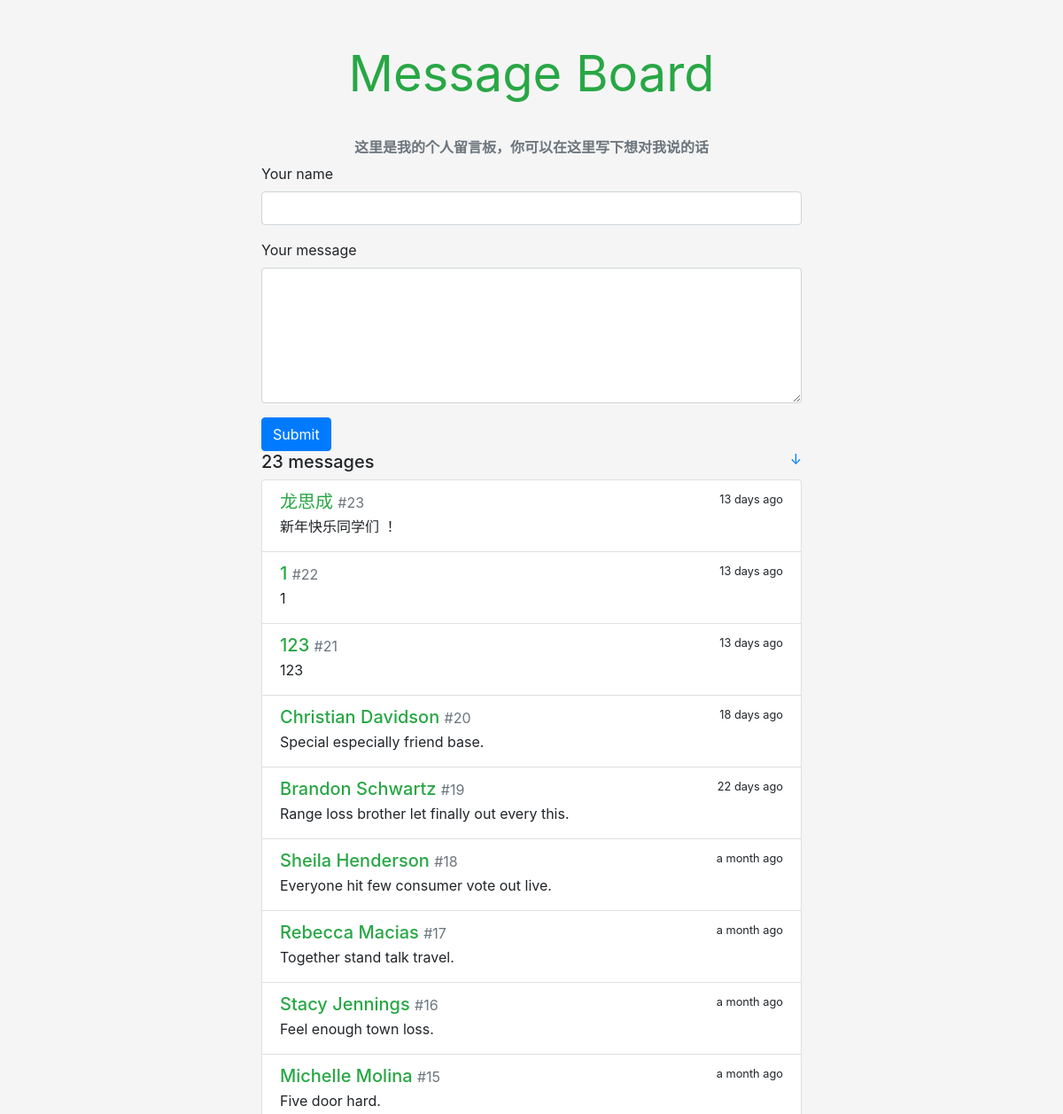
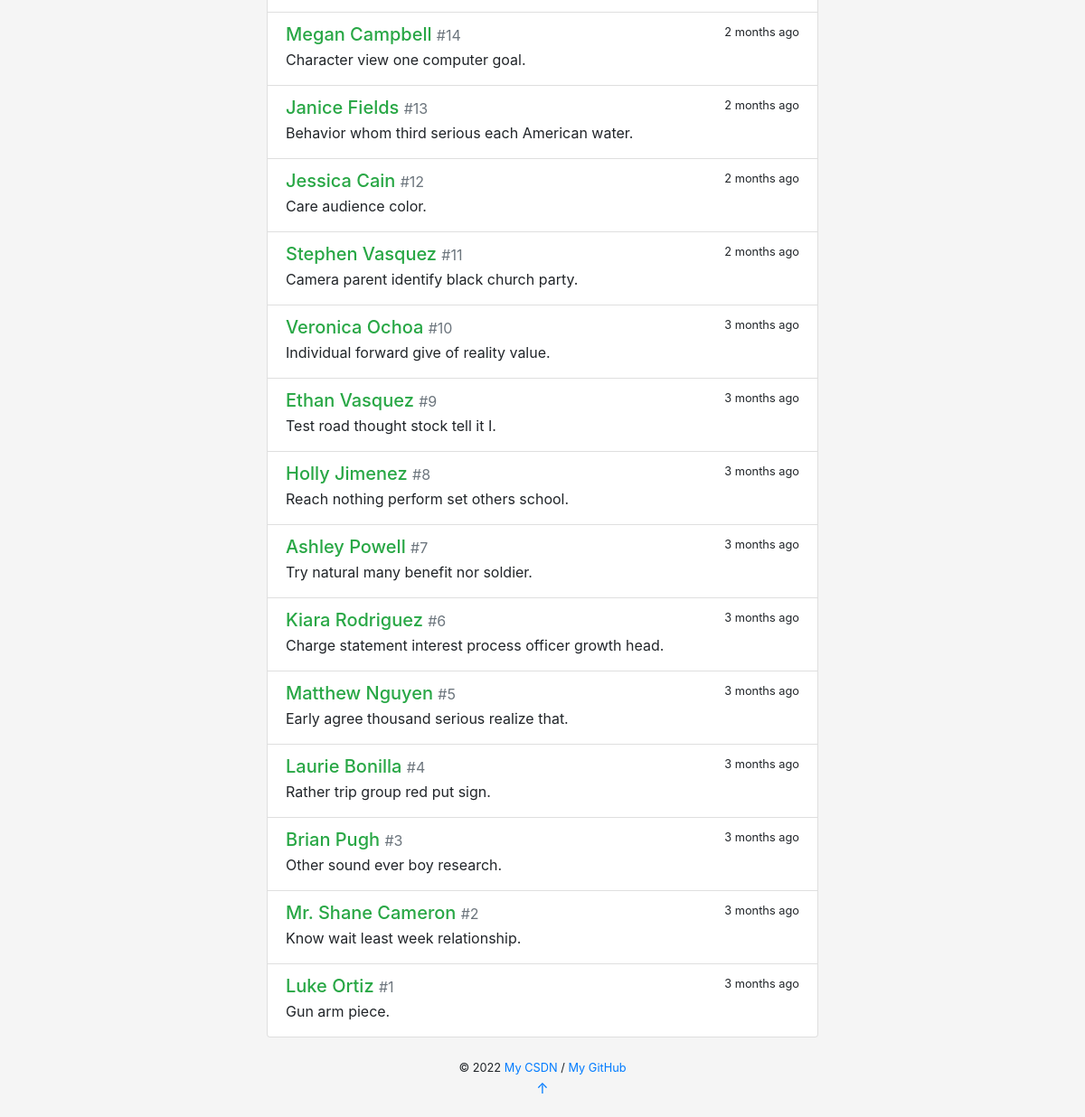
The page / on the database its author committed (2 pictures, top to bottom).
### messageboard/models.py (models this page shows)
class Message(db.Model):
    id = db.Column(db.Integer, primary_key=True)
    body = db.Column(db.String(200))
    name = db.Column(db.String(20))
    timestamp = db.Column(db.DateTime, default=datetime.utcnow, index=True)

### messageboard/views.py (the view, shortened to what this page needs)
@app.route('/', methods=['GET','POST'])
def index():
    form = HelloForm()
    messages = Message.query.order_by(Message.timestamp.desc()).all()
    return render_template('index.html', form=form, messages=messages)

### messageboard/forms.py
class HelloForm(FlaskForm):
    name = StringField('Name', validators=[DataRequired(), Length(1, 20)])
    body = TextAreaField('Message', validators=[DataRequired(), Length(1, 200)])
    submit = SubmitField()

### messageboard/templates/index.html (shortened to what this page needs)
{% extends 'base.html' %}
{% block content %}
<h6 class="text-center text-muted"><strong>这里是我的个人留言板，你可以在这里写下想对我说的话</strong></h6>
<form action="{{ url_for('index') }}" method="post" class="form" role="form">
    <div class="form-group required"><label class="form-control-label" for="name">Your name</label>
        <input class="form-control" id="name" maxlength="20" minlength="1" name="name" required="" type="text" value="">
    </div>
    <div class="form-group required"><label class="form-control-label" for="body">Your message</label>
        <textarea class="form-control" id="body" maxlength="200" minlength="1" name="body" required="" style="height: 153px;"></textarea>
    </div>
    <input class="btn btn-primary btn-md" id="submit" name="submit" type="submit" value="Submit">
</form>
<h5>
    {{ messages|length }} messages
    <small class="float-right">
        <a href="#bottom" title="Go Bottom">&darr;</a>
    </small>
</h5>
<div>
    {% for message in messages %}
            <a class="list-group-item list-group-item-action flex-column">
                <div class="d-flex w-100 justify-content-between">
                    <h5 class="mb-1 text-success">{{ message.name }}
                        <small class="text-muted"> #{{ loop.revindex }}</small>
                    </h5>
                    <small data-toggle="tooltip" data-placement="top"
                           data-timestamp="{{ message.timestamp.strftime('%Y-%m-%dT%H:%M:%SZ') }}"
                           data-delay="500">
                        {{ moment(message.timestamp).fromNow(refresh=True) }}
                    </small>
                </div>
                <p class="mb-1">{{ message.body }}</p>
            </a>
    {% endfor %}
</div>
{% endblock %}

### messageboard/templates/base.html (shortened to what this page needs)
<!DOCTYPE html>
<html lang="en">
<head>
    <link rel="stylesheet" href="{{ url_for('static', filename='css/bootstrap.min.css') }}" type="text/css">
    <link rel="stylesheet" href="{{ url_for('static', filename='css/style.css') }}" type="text/css">
</head>
<body>
<main class="container">
    <header>
        <h1 class="text-center display-4">
            <a href="{{ url_for('index') }}" class="text-success"><strong>Message Board</strong></a>
        </h1>
    </header>
    {% block content %}{% endblock %}
    <footer class="text-center">
        {% block footer %}
            <small> &copy; 2022 <a href="https://blog.csdn.net/star_sky_sc?spm=1000.2115.3001.5343">My CSDN</a> /
                <a href="https://github.com/SichengLong26" >My GitHub</a>
            </small>
            <p><a id="bottom" href="#" title="Go Top">&uarr;</a></p>
        {% endblock %}
    </footer>
</main>
</body>
</html>

### messageboard/static/css/style.css (style rules this page uses)
body { background-color: rgb(245, 245, 245) !important; }
p { overflow-wrap: break-word; word-wrap: break-word; }
.container { max-width: 640px !important; }
header { margin: 50px 0 40px 0; }
header h1 { font-size: 60px; font-weight: bold; }
header a { text-decoration: none !important; }
footer { margin: 20px; }

### rows shown on the page
Message: name "龙思成", timestamp "13 days ago", body "新年快乐同学们 ！"
Message: name "1", timestamp "13 days ago", body "1"
Message: name "123", timestamp "13 days ago", body "123"
Message: name "Christian Davidson", timestamp "18 days ago", body "Special especially friend base."
Message: name "Brandon Schwartz", timestamp "22 days ago", body "Range loss brother let finally out every this."
Message: name "Sheila Henderson", timestamp "a month ago", body "Everyone hit few consumer vote out live."
Message: name "Rebecca Macias", timestamp "a month ago", body "Together stand talk travel."
Message: name "Stacy Jennings", timestamp "a month ago", body "Feel enough town loss."
Message: name "Michelle Molina", timestamp "a month ago", body "Five door hard."
Message: name "Megan Campbell", timestamp "2 months ago", body "Character view one computer goal."
Message: name "Janice Fields", timestamp "2 months ago", body "Behavior whom third serious each American water."
Message: name "Jessica Cain", timestamp "2 months ago", body "Care audience color."
Message: name "Stephen Vasquez", timestamp "2 months ago", body "Camera parent identify black church party."
Message: name "Veronica Ochoa", timestamp "3 months ago", body "Individual forward give of reality value."
Message: name "Ethan Vasquez", timestamp "3 months ago", body "Test road thought stock tell it I."
Message: name "Holly Jimenez", timestamp "3 months ago", body "Reach nothing perform set others school."
Message: name "Ashley Powell", timestamp "3 months ago", body "Try natural many benefit nor soldier."
Message: name "Kiara Rodriguez", timestamp "3 months ago", body "Charge statement interest process officer growth head."
Message: name "Matthew Nguyen", timestamp "3 months ago", body "Early agree thousand serious realize that."
Message: name "Laurie Bonilla", timestamp "3 months ago", body "Rather trip group red put sign."
Message: name "Brian Pugh", timestamp "3 months ago", body "Other sound ever boy research."
Message: name "Mr. Shane Cameron", timestamp "3 months ago", body "Know wait least week relationship."
Message: name "Luke Ortiz", timestamp "3 months ago", body "Gun arm piece."

### other values the page prints
{{ messages|length }} "23"
